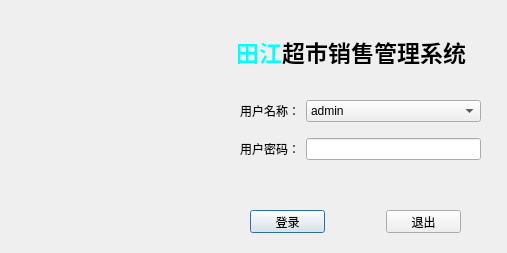
<?xml version="1.0" encoding="UTF-8"?>
<ui version="4.0">
 <class>Login</class>
 <widget class="QDialog" name="Login">
  <property name="geometry">
   <rect>
    <x>0</x>
    <y>0</y>
    <width>507</width>
    <height>253</height>
   </rect>
  </property>
  <property name="windowTitle">
   <string>田江超市-用户登录</string>
  </property>
  <property name="windowIcon">
   <iconset resource="Resource.qrc">
    <normaloff>:/images/TJ.png</normaloff>:/images/TJ.png</iconset>
  </property>
  <widget class="QLabel" name="label_logo">
   <property name="geometry">
    <rect>
     <x>8</x>
     <y>9</y>
     <width>201</width>
     <height>231</height>
    </rect>
   </property>
   <property name="minimumSize">
    <size>
     <width>200</width>
     <height>0</height>
    </size>
   </property>
   <property name="styleSheet">
    <string notr="true">QLabel {
	border-image: url(:/images/login_logo.jpg)
}</string>
   </property>
   <property name="text">
    <string/>
   </property>
  </widget>
  <widget class="QLabel" name="login_tip">
   <property name="geometry">
    <rect>
     <x>215</x>
     <y>180</y>
     <width>283</width>
     <height>25</height>
    </rect>
   </property>
   <property name="minimumSize">
    <size>
     <width>25</width>
     <height>0</height>
    </size>
   </property>
   <property name="maximumSize">
    <size>
     <width>16777215</width>
     <height>25</height>
    </size>
   </property>
   <property name="styleSheet">
    <string notr="true">QLabel {
	color: rgb(255, 0, 0)
}</string>
   </property>
   <property name="text">
    <string/>
   </property>
   <property name="alignment">
    <set>Qt::AlignCenter</set>
   </property>
  </widget>
  <widget class="QPushButton" name="btn_login">
   <property name="geometry">
    <rect>
     <x>250</x>
     <y>210</y>
     <width>75</width>
     <height>23</height>
    </rect>
   </property>
   <property name="text">
    <string>登录</string>
   </property>
  </widget>
  <widget class="QPushButton" name="btn_exit">
   <property name="geometry">
    <rect>
     <x>386</x>
     <y>210</y>
     <width>75</width>
     <height>23</height>
    </rect>
   </property>
   <property name="text">
    <string>退出</string>
   </property>
  </widget>
  <widget class="QLabel" name="login_tail_name">
   <property name="geometry">
    <rect>
     <x>282</x>
     <y>40</y>
     <width>200</width>
     <height>24</height>
    </rect>
   </property>
   <property name="minimumSize">
    <size>
     <width>0</width>
     <height>0</height>
    </size>
   </property>
   <property name="maximumSize">
    <size>
     <width>16777215</width>
     <height>16777215</height>
    </size>
   </property>
   <property name="font">
    <font>
     <family>楷体</family>
     <pointsize>17</pointsize>
     <weight>75</weight>
     <bold>true</bold>
     <kerning>false</kerning>
    </font>
   </property>
   <property name="styleSheet">
    <string notr="true">QLabel {
	
}</string>
   </property>
   <property name="text">
    <string>超市销售管理系统</string>
   </property>
  </widget>
  <widget class="QLabel" name="login_head_name">
   <property name="geometry">
    <rect>
     <x>232</x>
     <y>40</y>
     <width>50</width>
     <height>24</height>
    </rect>
   </property>
   <property name="minimumSize">
    <size>
     <width>0</width>
     <height>0</height>
    </size>
   </property>
   <property name="maximumSize">
    <size>
     <width>16777215</width>
     <height>16777215</height>
    </size>
   </property>
   <property name="font">
    <font>
     <family>楷体</family>
     <pointsize>17</pointsize>
     <weight>75</weight>
     <bold>true</bold>
     <kerning>false</kerning>
    </font>
   </property>
   <property name="styleSheet">
    <string notr="true">QLabel {
	color: rgb(0, 255, 255)
}</string>
   </property>
   <property name="text">
    <string>田江</string>
   </property>
   <property name="alignment">
    <set>Qt::AlignRight|Qt::AlignTrailing|Qt::AlignVCenter</set>
   </property>
  </widget>
  <widget class="QWidget" name="layoutWidget">
   <property name="geometry">
    <rect>
     <x>240</x>
     <y>90</y>
     <width>241</width>
     <height>81</height>
    </rect>
   </property>
   <layout class="QGridLayout" name="gridLayout">
    <item row="0" column="0">
     <widget class="QLabel" name="lab_user">
      <property name="text">
       <string>用户名称：</string>
      </property>
      <property name="alignment">
       <set>Qt::AlignRight|Qt::AlignTrailing|Qt::AlignVCenter</set>
      </property>
      <property name="buddy">
       <cstring>user</cstring>
      </property>
     </widget>
    </item>
    <item row="0" column="1">
     <widget class="QComboBox" name="user">
      <property name="styleSheet">
       <string notr="true"/>
      </property>
      <item>
       <property name="text">
        <string>admin</string>
       </property>
      </item>
     </widget>
    </item>
    <item row="1" column="0">
     <widget class="QLabel" name="lab_password">
      <property name="text">
       <string>用户密码：</string>
      </property>
      <property name="alignment">
       <set>Qt::AlignRight|Qt::AlignTrailing|Qt::AlignVCenter</set>
      </property>
      <property name="buddy">
       <cstring>password</cstring>
      </property>
     </widget>
    </item>
    <item row="1" column="1">
     <widget class="QLineEdit" name="password">
      <property name="echoMode">
       <enum>QLineEdit::Password</enum>
      </property>
     </widget>
    </item>
   </layout>
  </widget>
 </widget>
 <tabstops>
  <tabstop>user</tabstop>
  <tabstop>password</tabstop>
  <tabstop>btn_login</tabstop>
  <tabstop>btn_exit</tabstop>
 </tabstops>
 <resources>
  <include location="Resource.qrc"/>
 </resources>
 <connections>
  <connection>
   <sender>btn_exit</sender>
   <signal>clicked()</signal>
   <receiver>Login</receiver>
   <slot>close()</slot>
   <hints>
    <hint type="sourcelabel">
     <x>423</x>
     <y>221</y>
    </hint>
    <hint type="destinationlabel">
     <x>253</x>
     <y>126</y>
    </hint>
   </hints>
  </connection>
 </connections>
</ui>
